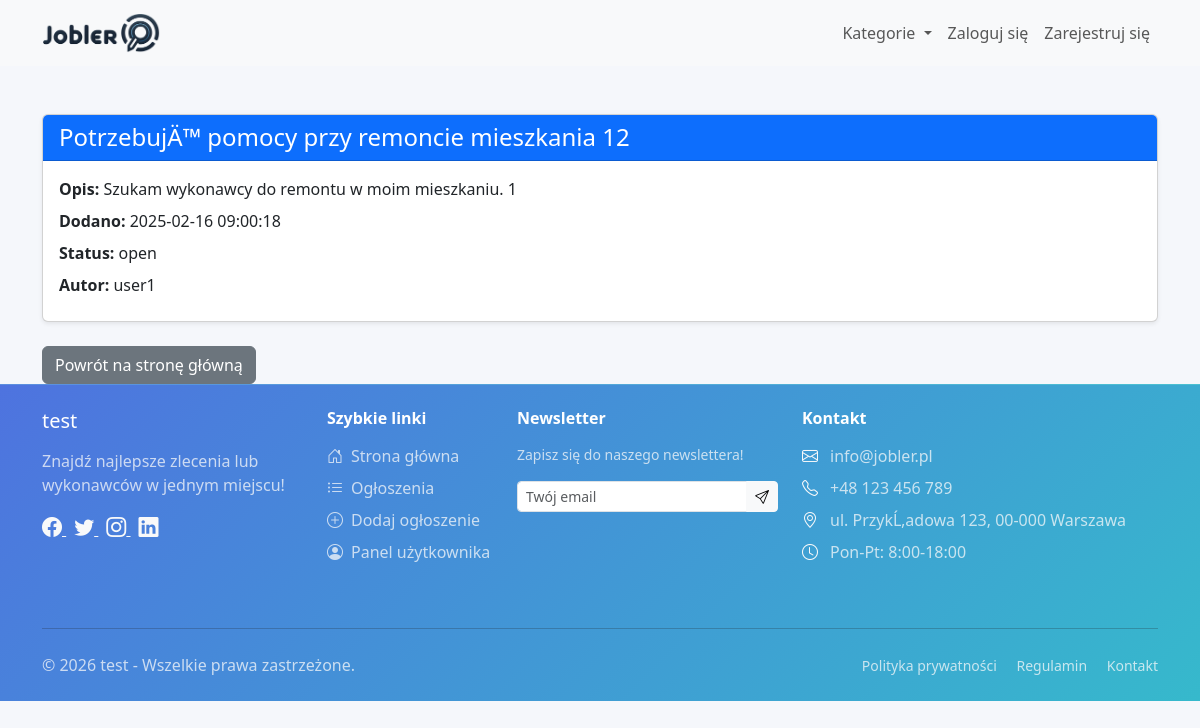
The page /views/job/view.php?id=1 on the database its author committed.
### tables this page shows
CREATE TABLE `site_settings` (
  `id` int(11) NOT NULL,
  `title` varchar(255) NOT NULL,
  `logo` varchar(255) NOT NULL,
  `categories` text DEFAULT NULL,
  `meta_description` text DEFAULT NULL,
  `meta_keywords` text DEFAULT NULL,
  `max_ads` int(11) DEFAULT 10,
  `promotion_fee` decimal(10,2) DEFAULT 10.00,
  `facebook_url` varchar(255) DEFAULT NULL,
  `twitter_url` varchar(255) DEFAULT NULL,
  `instagram_url` varchar(255) DEFAULT NULL,
  `linkedin_url` varchar(255) DEFAULT NULL,
  `contact_email` varchar(255) DEFAULT NULL,
  `contact_phone` varchar(50) DEFAULT NULL,
  `contact_address` text DEFAULT NULL,
  `business_hours` varchar(255) DEFAULT NULL,
  `created_at` timestamp NOT NULL DEFAULT current_timestamp(),
  `updated_at` timestamp NOT NULL DEFAULT current_timestamp() ON UPDATE current_timestamp(),
  `allow_registration` tinyint(1) NOT NULL DEFAULT 0,
  `smtp_server` varchar(255) DEFAULT NULL,
  `smtp_port` int(11) DEFAULT NULL,
  `smtp_username` varchar(255) DEFAULT NULL,
  `smtp_password` varchar(255) DEFAULT NULL,
  `default_language` varchar(10) NOT NULL DEFAULT 'pl',
  `layout_variant` varchar(50) NOT NULL DEFAULT 'classic',
  `company_name` varchar(255) DEFAULT NULL,
  `company_tax_id` varchar(50) DEFAULT NULL,
  `company_addresses` text DEFAULT NULL,
  `company_emails` text DEFAULT NULL,
  `company_phones` text DEFAULT NULL,
  `favicon` varchar(255) DEFAULT NULL,
  `meta_title` varchar(255) DEFAULT NULL,
  `copyright_text` text DEFAULT NULL,
  `maintenance_mode` tinyint(1) NOT NULL DEFAULT 0,
  `maintenance_message` text DEFAULT NULL,
  `email_templates` mediumtext DEFAULT NULL,
  `sitemap_enabled` tinyint(1) NOT NULL DEFAULT 1,
  `sitemap_last_generated` datetime DEFAULT NULL,
  `last_system_backup` varchar(255) DEFAULT NULL,
  `last_database_backup` varchar(255) DEFAULT NULL
);

CREATE TABLE `jobs` (
  `id` int(11) NOT NULL,
  `user_id` int(11) NOT NULL,
  `title` varchar(255) NOT NULL,
  `description` text NOT NULL,
  `status` enum('open','in_progress','closed') NOT NULL DEFAULT 'open',
  `created_at` timestamp NOT NULL DEFAULT current_timestamp(),
  `updated_at` timestamp NOT NULL DEFAULT current_timestamp() ON UPDATE current_timestamp(),
  `points_required` int(11) NOT NULL DEFAULT 1,
  `category_id` int(11) DEFAULT NULL,
  `executor_id` int(11) DEFAULT NULL,
  `budget_estimate` decimal(10,2) DEFAULT NULL,
  `realization_time` varchar(120) DEFAULT NULL,
  `validity_days` int(11) NOT NULL DEFAULT 7,
  `expires_at` datetime DEFAULT NULL,
  `work_mode` varchar(20) NOT NULL DEFAULT 'remote',
  `primary_image` varchar(255) NOT NULL DEFAULT 'no_image.jpg',
  `deleted_at` datetime DEFAULT NULL,
  `archived_at` datetime DEFAULT NULL,
  `archive_reason` varchar(80) DEFAULT NULL
);

CREATE TABLE `users` (
  `id` int(11) NOT NULL,
  `email` varchar(255) NOT NULL,
  `password` varchar(255) NOT NULL,
  `role` enum('user','executor','admin') NOT NULL DEFAULT 'user',
  `created_at` timestamp NOT NULL DEFAULT current_timestamp(),
  `email_verified_at` datetime DEFAULT NULL,
  `last_login` datetime DEFAULT NULL,
  `last_activity` datetime DEFAULT NULL,
  `name` varchar(255) NOT NULL,
  `username` varchar(255) NOT NULL,
  `updated_at` timestamp NOT NULL DEFAULT current_timestamp() ON UPDATE current_timestamp(),
  `registration_ip` varchar(45) DEFAULT NULL,
  `user_agent` varchar(500) DEFAULT NULL,
  `last_login_ip` varchar(45) DEFAULT NULL,
  `status` enum('active','inactive') DEFAULT 'active',
  `phone` varchar(15) DEFAULT NULL,
  `account_balance` int(11) NOT NULL DEFAULT 0,
  `avatar` varchar(255) DEFAULT NULL,
  `need_change` tinyint(1) NOT NULL DEFAULT 0,
  `newsletter_subscription` tinyint(1) DEFAULT 0,
  `original_email` varchar(255) DEFAULT NULL,
  `original_name` varchar(255) DEFAULT NULL,
  `original_username` varchar(255) DEFAULT NULL,
  `original_phone` varchar(50) DEFAULT NULL,
  `profile_updated_at` datetime DEFAULT NULL
);

### views/job/view.php (the view, shortened to what the rows shown need)
<?php
include_once('../../models/Job.php');
$jobModel = new Job();
$jobId = isset($_GET['id']) ? intval($_GET['id']) : 0;
$job = $jobModel->getJobDetails($jobId);
?>
<!DOCTYPE html>
<html lang="pl">
<head>
    <link href="https://cdn.jsdelivr.net/npm/bootstrap@5.3.3/dist/css/bootstrap.min.css" rel="stylesheet">
	<link rel="stylesheet" href="https://cdn.jsdelivr.net/npm/bootstrap-icons@1.11.3/font/bootstrap-icons.min.css">
    <link rel="stylesheet" href="/css/style.css">
</head>
<body>
    <?php include '../../templates/navbar.php'; ?>
    <div class="container mt-5">
        <div class="card shadow-sm">
            <div class="card-header bg-primary text-white">
                <h2 class="h4 mb-0"><?= htmlspecialchars($job['title']) ?></h2>
            </div>
            <div class="card-body">
                <p class="mb-2"><strong>Opis:</strong> <?= nl2br(htmlspecialchars($job['description'])) ?></p>
                <p class="mb-2"><strong>Dodano:</strong> <?= htmlspecialchars($job['created_at']) ?></p>
                <p class="mb-2"><strong>Status:</strong> <?= htmlspecialchars($job['status']) ?></p>
                <p class="mb-2"><strong>Autor:</strong> <?= htmlspecialchars($job['user_name'] ?? 'Nieznany') ?></p>
            </div>
        </div>
    </div>
    <?php include '../../templates/footer.php'; ?>
</body>
</html>

### templates/navbar.php (shortened to what the rows shown need)
<?php
require_once __DIR__ . '/../models/SiteSettings.php';
$siteSettingsModel = new SiteSettings();
$siteSettings = $siteSettingsModel->getSettings();
$logo = $siteSettings['logo'] ?? 'logo.png';
$siteTitle = $siteSettings['title'] ?? 'Jobler';
?>
<nav class="navbar navbar-expand-lg navbar-light bg-light">
  <div class="container">
    <a class="navbar-brand" href="/">
      <img src="/img/<?= htmlspecialchars($logo) ?>" alt="<?= htmlspecialchars($siteTitle) ?>" style="height: 40px;">
    </a>
  </div>
</nav>

### templates/footer.php (shortened to what the rows shown need)
<?php
require_once __DIR__ . '/../models/SiteSettings.php';
$siteSettingsModel = new SiteSettings();
$siteSettings = $siteSettingsModel->getSettings();
$siteTitle = $siteSettings['title'] ?? 'Jobler';
$copyrightText = $siteSettingsModel->formatCopyrightText($siteSettings);
?>
<footer class="footer mt-auto py-4" style="background: linear-gradient(135deg, var(--primary-color) 0%, var(--accent-color) 100%);">
    <div class="container">
        <div class="row">
            <div class="col-lg-3 col-md-6 mb-4">
                <div class="footer-brand d-flex align-items-center mb-3">
                    <h5 class="text-white mb-0"><?= htmlspecialchars($siteTitle) ?></h5>
                </div>
            </div>
            <div class="col-lg-4 col-md-6 mb-4">
                <div class="contact-info">
                    <?php if (!empty($siteSettings['contact_email'])): ?>
                    <div class="d-flex align-items-center mb-2">
                        <i class="bi bi-envelope text-light me-2"></i>
                        <span class="text-light opacity-75"><?= htmlspecialchars($siteSettings['contact_email']) ?></span>
                    </div>
                    <?php endif; ?>
                    <?php if (!empty($siteSettings['contact_phone'])): ?>
                    <div class="d-flex align-items-center mb-2">
                        <i class="bi bi-telephone text-light me-2"></i>
                        <span class="text-light opacity-75"><?= htmlspecialchars($siteSettings['contact_phone']) ?></span>
                    </div>
                    <?php endif; ?>
                    <?php if (!empty($siteSettings['contact_address'])): ?>
                    <div class="d-flex align-items-center mb-2">
                        <i class="bi bi-geo-alt text-light me-2"></i>
                        <span class="text-light opacity-75"><?= htmlspecialchars($siteSettings['contact_address']) ?></span>
                    </div>
                    <?php endif; ?>
                    <?php if (!empty($siteSettings['business_hours'])): ?>
                    <div class="d-flex align-items-center mb-2">
                        <i class="bi bi-clock text-light me-2"></i>
                        <span class="text-light opacity-75"><?= htmlspecialchars($siteSettings['business_hours']) ?></span>
                    </div>
                    <?php endif; ?>
                </div>
            </div>
        </div>
        <div class="row align-items-center">
            <div class="col-md-6">
                <p class="text-light opacity-75 mb-0">
                    <?= htmlspecialchars($copyrightText, ENT_QUOTES, 'UTF-8') ?>
                </p>
            </div>
        </div>
    </div>
</footer>
</body>
</html>

### rows shown on the page
site_settings: logo+title (picture), title "test", contact_email "info@jobler.pl", contact_phone "+48 123 456 789", contact_address "ul. PrzykĹ‚adowa 123, 00-000 Warszawa", business_hours "Pon-Pt: 8:00-18:00", copyrightText "© 2026 test - Wszelkie prawa zastrzeżone."
jobs: title "PotrzebujÄ™ pomocy przy remoncie mieszkania 12", description "Szukam wykonawcy do remontu w moim mieszkaniu. 1", created_at "2025-02-16 09:00:18", status "open", user.name "user1"
